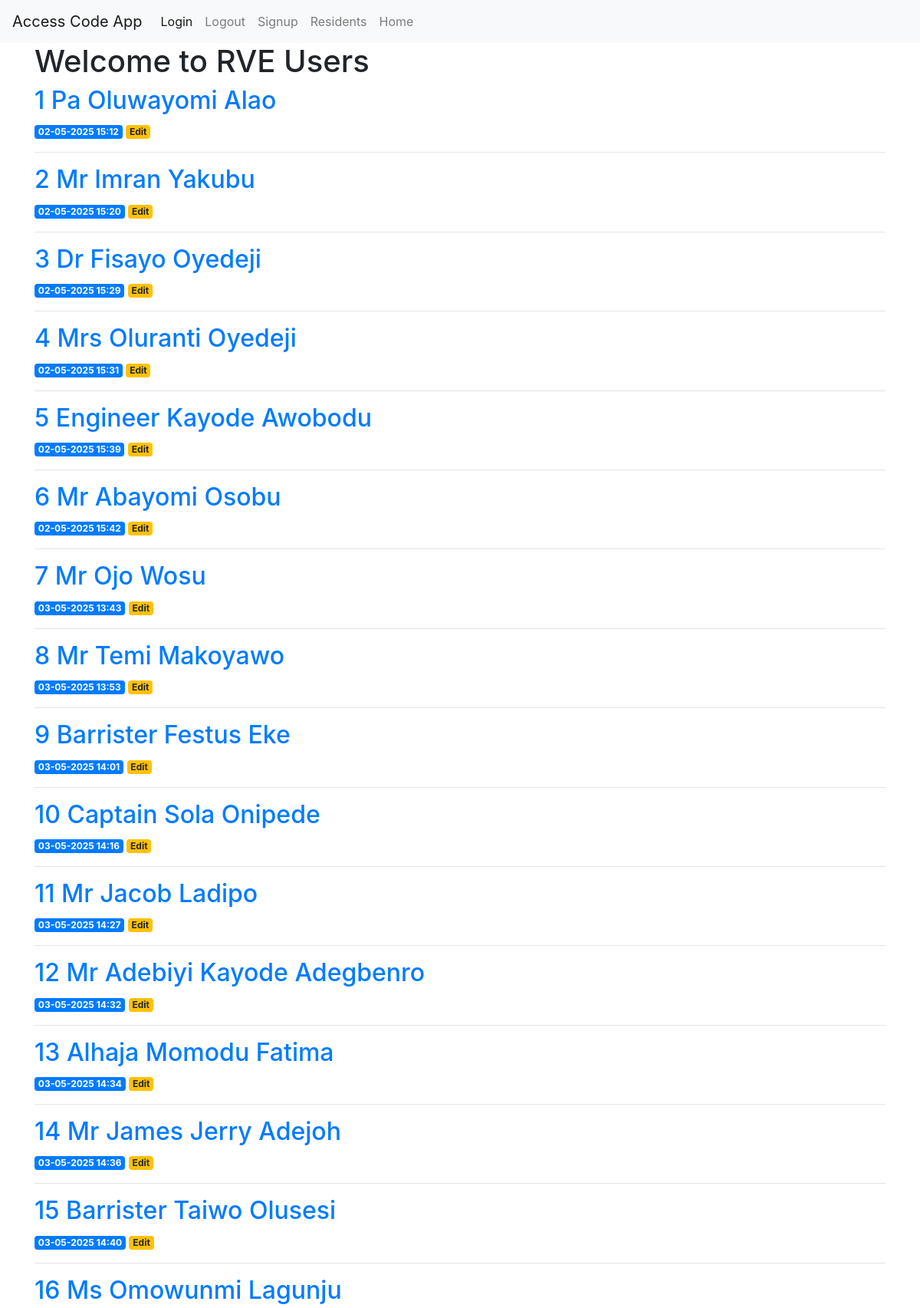
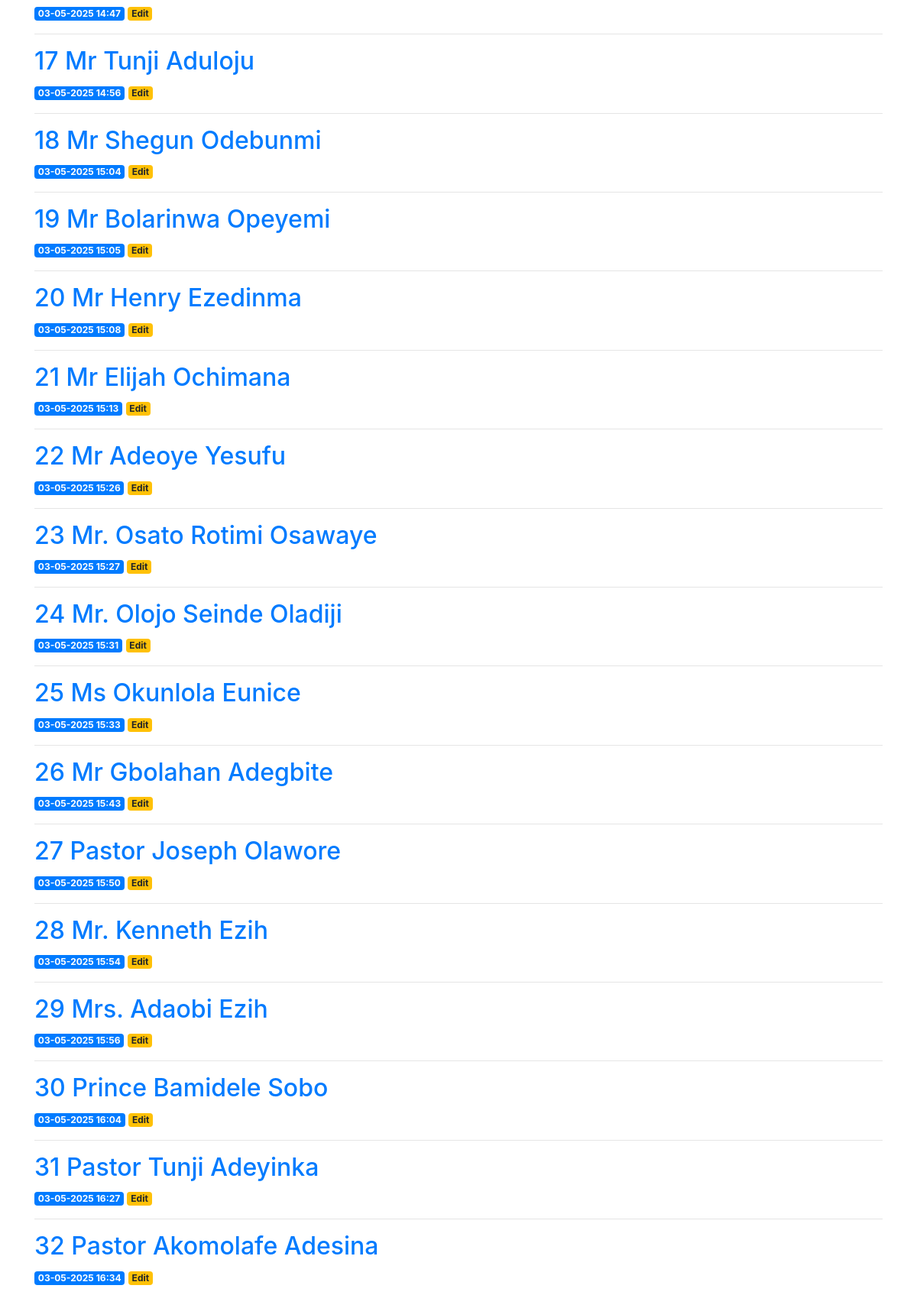
/users (signed in, upper part), run on the app's committed database (2 pictures, top to bottom).
### tables this page shows
CREATE TABLE users (
    user_id INTEGER PRIMARY KEY AUTOINCREMENT,
    full_name TEXT NOT NULL,
    resident_address TEXT NOT NULL,
    email TEXT NOT NULL,
    validity_date TIMESTAMP NOT NULL,
    u_created TIMESTAMP NOT NULL DEFAULT CURRENT_TIMESTAMP
);

### app.py (the view)
@app.route('/users')
def users():
    if request.method == 'GET':
        if session.get('user') == None:
            if session.get('user_name'):
                flash('Please Login', category='error')
            return redirect(url_for('admin_login'))
    conn = get_db_connection()
    users = conn.execute('SELECT * FROM users').fetchall()
    conn.close()
    return render_template('users.html', users=users)

### app.py (called while the page is built)
def get_db_connection():
    conn = sqlite3.connect('database.db')
    conn.row_factory = sqlite3.Row
    return conn

### templates/users.html
{% extends 'base3.html' %}
{% block content %}
    <h1>{% block title %} Welcome to RVE Users {% endblock %}</h1>
    {% for user in users %}
        <a href="{{ url_for('view', user_id=user['user_id']) }}">
            <h2>{{ user['user_id'] }} {{ user['full_name'] }}</h2>
        </a>
        <span class="badge badge-primary">{{ user['u_created'] }}</span>
        <a href="{{ url_for('user_edit', user_id=user['user_id']) }}">
            <span class="badge badge-warning">Edit</span>
        </a>
        <hr>
    {% endfor %}
{% endblock %}

### data on the page
users: user_id "1", full_name "Pa Oluwayomi Alao", u_created "02-05-2025 15:12"
users: user_id "2", full_name "Mr Imran Yakubu", u_created "02-05-2025 15:20"
users: user_id "3", full_name "Dr Fisayo Oyedeji", u_created "02-05-2025 15:29"
users: user_id "4", full_name "Mrs Oluranti Oyedeji", u_created "02-05-2025 15:31"
users: user_id "5", full_name "Engineer Kayode Awobodu", u_created "02-05-2025 15:39"
users: user_id "6", full_name "Mr Abayomi Osobu", u_created "02-05-2025 15:42"
users: user_id "7", full_name "Mr Ojo Wosu", u_created "03-05-2025 13:43"
users: user_id "8", full_name "Mr Temi Makoyawo", u_created "03-05-2025 13:53"
users: user_id "9", full_name "Barrister Festus Eke", u_created "03-05-2025 14:01"
users: user_id "10", full_name "Captain Sola Onipede", u_created "03-05-2025 14:16"
users: user_id "11", full_name "Mr Jacob Ladipo", u_created "03-05-2025 14:27"
users: user_id "12", full_name "Mr Adebiyi Kayode Adegbenro", u_created "03-05-2025 14:32"
users: user_id "13", full_name "Alhaja Momodu Fatima", u_created "03-05-2025 14:34"
users: user_id "14", full_name "Mr James Jerry Adejoh", u_created "03-05-2025 14:36"
users: user_id "15", full_name "Barrister Taiwo Olusesi", u_created "03-05-2025 14:40"
users: user_id "16", full_name "Ms Omowunmi Lagunju", u_created "03-05-2025 14:47"
users: user_id "17", full_name "Mr Tunji Aduloju", u_created "03-05-2025 14:56"
users: user_id "18", full_name "Mr Shegun Odebunmi", u_created "03-05-2025 15:04"
users: user_id "19", full_name "Mr Bolarinwa Opeyemi", u_created "03-05-2025 15:05"
users: user_id "20", full_name "Mr Henry Ezedinma", u_created "03-05-2025 15:08"
users: user_id "21", full_name "Mr Elijah Ochimana", u_created "03-05-2025 15:13"
users: user_id "22", full_name "Mr Adeoye Yesufu", u_created "03-05-2025 15:26"
users: user_id "23", full_name "Mr. Osato Rotimi Osawaye", u_created "03-05-2025 15:27"
users: user_id "24", full_name "Mr. Olojo Seinde Oladiji", u_created "03-05-2025 15:31"
users: user_id "25", full_name "Ms Okunlola Eunice", u_created "03-05-2025 15:33"
users: user_id "26", full_name "Mr Gbolahan Adegbite", u_created "03-05-2025 15:43"
users: user_id "27", full_name "Pastor Joseph Olawore", u_created "03-05-2025 15:50"
users: user_id "28", full_name "Mr. Kenneth Ezih", u_created "03-05-2025 15:54"
users: user_id "29", full_name "Mrs. Adaobi Ezih", u_created "03-05-2025 15:56"
users: user_id "30", full_name "Prince Bamidele Sobo", u_created "03-05-2025 16:04"
users: user_id "31", full_name "Pastor Tunji Adeyinka", u_created "03-05-2025 16:27"
users: user_id "32", full_name "Pastor Akomolafe Adesina", u_created "03-05-2025 16:34"
